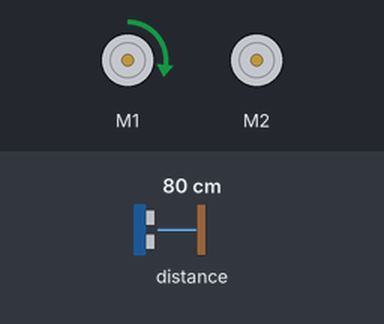
Recording of a program running on a simulated BBC micro:bit (MakeCode). Shown: 2 × DC motor (green arrow = forward, orange = backward, longer = faster). The test bench sets the inputs (shaded band); at power-on: distance to the obstacle 80 cm.

Above: at 1.2 s.
1.3 s: distance to the obstacle set to 2 cm
At 1.9 s:
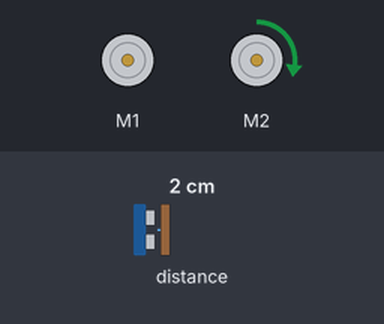
Timing chart, 0 to 10.8 s (numbered marks = the images above; inputs shaded):
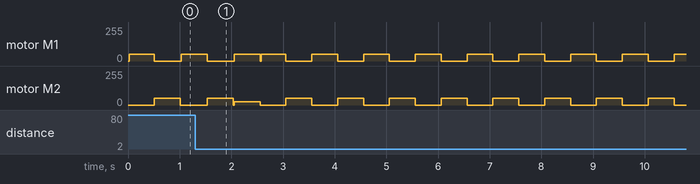

The program:

main.ts
```typescript
basic.forever(function () {
    if (maqueen.Ultrasonic(PingUnit.Centimeters) < 19) {
        maqueen.motorStop(maqueen.Motors.All)
        maqueen.motorRun(maqueen.Motors.M1, maqueen.Dir.CW, 50)
        maqueen.motorRun(maqueen.Motors.M2, maqueen.Dir.CW, 25)
        basic.pause(500)
        maqueen.motorStop(maqueen.Motors.All)
        for (let index = 0; index < 10; index++) {
            maqueen.motorRun(maqueen.Motors.M1, maqueen.Dir.CW, 50)
            maqueen.motorRun(maqueen.Motors.M2, maqueen.Dir.CW, 0)
            basic.pause(500)
            maqueen.motorStop(maqueen.Motors.All)
            maqueen.motorRun(maqueen.Motors.M1, maqueen.Dir.CW, 0)
            maqueen.motorRun(maqueen.Motors.M2, maqueen.Dir.CW, 50)
            basic.pause(500)
            maqueen.motorStop(maqueen.Motors.All)
        }
    }
    maqueen.motorRun(maqueen.Motors.M1, maqueen.Dir.CW, 50)
    maqueen.motorRun(maqueen.Motors.M2, maqueen.Dir.CW, 0)
    basic.pause(500)
    maqueen.motorStop(maqueen.Motors.All)
    maqueen.motorRun(maqueen.Motors.M1, maqueen.Dir.CW, 0)
    maqueen.motorRun(maqueen.Motors.M2, maqueen.Dir.CW, 50)
    basic.pause(500)
    maqueen.motorStop(maqueen.Motors.All)
})
```

test.ts
```typescript
// 테스트는 여기로 이동합니다; 이 패키지가 확장으로 사용될 때 컴파일되지 않을 것 입니다.
```
